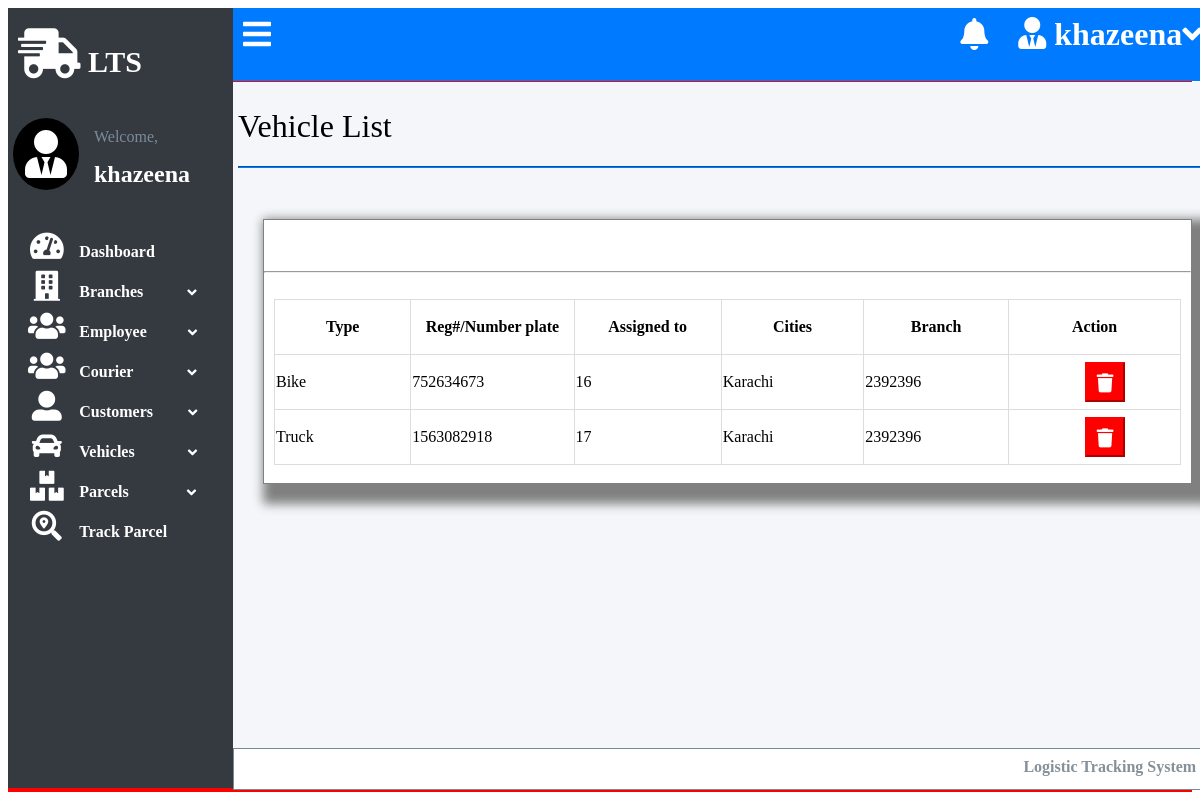
The app's page /list_vehicle.php (signed in) with its own data.
### tables this page shows
CREATE TABLE `vehicles` (
  `reg_no` int(11) NOT NULL,
  `typ` text NOT NULL,
  `city` text NOT NULL,
  `branch` int(11) NOT NULL,
  `dps_id` int(11) NOT NULL
);

### list_vehicle.php (the view, shortened to what this page needs)
<html lang="en">
<head>
    <link rel="stylesheet" type="text/css" href="styling.css"></link>
    <link rel="stylesheet" href="https://cdnjs.cloudflare.com/ajax/libs/font-awesome/5.15.3/css/all.min.css"/>
</head>
<body>
    <div class="container" >
      <div class="style" id="header">
           <span class=" fas fa-bars fa-2x" style="position:relative; top: 10; left:10;" onclick="myFun(this)" >
           </span>
         <span onclick="logout(this)">
          <span  class=" fas fa-user-tie fa-2x " style="float: right; margin-left: 30px; margin-right: 20px;margin-top: 9px;" >
          <?php echo htmlspecialchars($_SESSION["username"]); ?><span class=" fa fa-angle-down ml-2" style="position: relative; top: 1;">
           </span>
         </span>
          <span class="fas fa-bell fa-2x"style="float:right ;margin-top: 10px;"></span>
      </div>
        <div class="style" id="menu" >
            <div id="icon">
                 <a href="">
                   <span class="fas fa-shipping-fast" style="font-size: 50px; margin-top: 20px;margin-left: 5px;"></span>
                  </a>
                 <div class="text" > <b >LTS</b></div>
            </div>
            <div id="user">
              <span class="fas fa-user-tie fa-3x img"></span>
                <span class="clr">Welcome,</span>
                <h2 class="fsuser">
                <?php echo htmlspecialchars($_SESSION["username"]); ?></h2>
            </div>
            <br>
            <div class="elements" >
              <span class="fas fa-tachometer-alt h-and-w fa-fw fa-2x"  onclick="location.href='dashboard.php';">
              </span>
              <div class="text" >
                <a href="#">
                  <b  style="font-size: 16px;" onclick="location.href = 'dashboard.php';">
                    Dashboard
                  </b>
                </a>
            </div>
            </div>
            <div class="elements" >
              <span class="fas fa-building h-and-w fa-fw fa-2x"  onclick="Branches(this)">
              </span>
              <div class=" text" >
                <a href="#">
                  <b  style="font-size: 16px;" onclick="Branches(this)">
                    Branches
                  </b>
                </a>
                <span class="fa fa-angle-down ml-2 ar-h-w " onclick="Branches(this)" style="left: 40px;" >
                </span>
            </div>
            </div>
            <div class="elements" >
              <span class="fas fa-users h-and-w fa-fw fa-2x"  onclick="Branchstaff(this)">
              </span>
              <div class=" text" >
                <a href="#">
                  <b style="font-size: 16px;" onclick="Branchstaff(this)">
                    Employee
                  </b>
                </a>
                <span class="fa fa-angle-down ml-2 ar-h-w " onclick="Branchstaff(this)" style="left: 37px;" >
                </span>
            </div>
            </div>
           <div class="elements" >
              <span class="fas fa-users h-and-w fa-fw fa-2x"   onclick="dp(this)">
              </span>
              <div class=" text" >
                <a href="#">
                  <b style="font-size: 16px;" onclick="dp(this)">
                   Courier
                  </b>
                </a>
                <span class="fa fa-angle-down ml-2 ar-h-w " onclick="dp(this)" style="left: 50px;" >
                </span>
            </div>
            </div>
            <div class="elements" >
              <span class="fas fa-user-alt h-and-w fa-fw fa-2x"  onclick="customers(this)">
              </span>
              <div class='text' >
                <a href="#">
                  <b  style="font-size: 16px;" onclick="customers(this)">
                    Customers
                  </b>
                </a>
                <span class="fa fa-angle-down ml-2 ar-h-w " onclick="customers(this)" style="left: 31px;" >
                </span>
            </div>
            </div>
<div class="elements" >
  <span class="fas fa-car h-and-w fa-fw fa-2x"  onclick="vehicles(this)">
  </span>
  <div class="text" >
    <a href="#">
      <b  style="font-size: 16px;" onclick="vehicles(this)">
        Vehicles
      </b>
    </a>
    <span class="fa fa-angle-down ml-2 ar-h-w " onclick="vehicles(this)" style="left: 49px;" >
    </span>
</div>
</div>
<div class="elements" >
  <span class="fas fa-boxes h-and-w fa-fw fa-2x"  onclick="parcels(this)">
  </span>
  <div class=" text" >
    <a href="#">
      <b  style="font-size: 16px;" onclick="parcels(this)">
        Parcels
      </b>
    </a>
    <span class="fa fa-angle-down ml-2 ar-h-w " onclick="parcels(this)" style="left: 54px;" >
    </span>
</div>
</div>
            <div class="elements" >
              <span class="fas fa-search-location h-and-w fa-fw fa-2x"  onclick="location.href='track_parcel.php';">
              </span>
              <div class=" text" >
                <a href="#">
                  <b  style="font-size: 16px;"  onclick="location.href='track_parcel.php';"  >
                    Track Parcel
                  </b>
                </a>
            </div>
            </div>
          </div>
       <div id="main">
        <h1 style="font-weight:normal;">Vehicle List</h1>
           <hr style="border-color:rgba(0,123,255,255);">
          <br>
          <div style="background-color:white; margin: 25px 25px; border:1px solid grey; box-shadow:10px 10px 10px 10px grey;" >
          <a href="add_vehicle.php">
          <button style="margin-left:960px; margin-top:10px; margin-bottom:3px; border-color:rgba(0,123,255,255); height:30px"> <b style="font-size:15px"> + </b>Add New</button></a>
         <hr style="border=color:rgb(211,211,211)"><br>
           <table style="border-collapse: collapse;margin-left:10px;margin-right:10px  ">
           <tr>
               <th>Type</th>
               <th >Reg#/Number plate</th>
               <th >Assigned to</th>
               <th >Cities</th>
               <th>Branch</th>
               <th  >Action</th>
           </tr>
           <?php
$conn = mysqli_connect("localhost", "root", "", "lts_db");
$sql = "SELECT typ,reg_no,city,dps_id,branch FROM vehicles";
$result = $conn->query($sql);
if ($result->num_rows > 0) {
while($row = $result->fetch_assoc()) {
  ?>
<tr>
<td><?php echo $row['typ'];?></td>
<td><?php echo $row['reg_no'];?></td>
<td><?php echo $row['dps_id'];?></td>
<td><?php echo $row['city'];?></td>
<td><?php echo $row['branch'];?></td>
<td>
<a href="del_vcl.php?reg_no=<?php echo $row['reg_no']; ?>">
<button style="height:40px;background-color:red;border-color:red;width:40px;margin-left:75px">
<i class="fas fa-trash" style="color:white; font-size:19px"></i>
</button>
</a>
</td>
</tr>
<?php
}
echo "</table>";
}
else
 echo " No results";
?>
        <br>
          </div>
         </div>
       <div  id="footer">
        <b id="right-center">
        Logistic Tracking System
     </div>
    </div>
</body>
</html>

### styling.css (style rules this page uses)
body { overflow-y: hidden; }
.container { background-color:red; display: grid; grid-template-areas: 'menu header ' 'menu main ' 'menu footer'; height: 100%; }
.style { color: white; }
#menu { background-color:rgba(52,58,64,255); grid-area: menu; width: 220px; border-left: 5px solid rgba(52,58,64,255) ; height: 97.5vh; position: sticky; top: 0; overflow-y: scroll; overflow-x: hidden; transition: 0.3s; }
#main { background-color: rgba(244,246,249,255); grid-area: main; border:5px solid rgba(244,246,249,255) ; position:relative; transition: margin-left 0.3s; min-width: 81.6vw; height: 82vh; overflow-y: scroll; }
#footer { position: sticky; bottom: 0; border: 0.5px solid lightslategray; background-color: rgba(255,255,255,255); height: 5vh; color:rgba(134,144,153,255); text-align: right; grid-area: footer; min-width: 5vw; }
#header { position: sticky; top: 0; z-index: 1; background-color: rgba(0,123,255,255); height:9.1vh; grid-area: header; min-width:5vw; float: right; }
#icon { height: 80px; font-size: 30px; margin-bottom: 30px; }
.img { background:black; border-radius: 100%; text-align: center; vertical-align: bottom; padding: 12px; float: left; }
.elements { margin-top: 10px; font-size: 15px; }
.text { display:inline; }
.h-and-w { height: 30px; width: 30px; margin-left: 15px; margin-right:10px ; }
.fsuser { position: relative; right: -15; top:5; }
#user { vertical-align: middle; text-align: left; }
.clr { display: inline-block; color: rgba(125,139,153,255); position: relative; right: -15; top:10; }
#right-center { position: relative; bottom: -9; right: 25; }
a { text-decoration: none; color: white; }
.ar-h-w { height: 15px; width: 15px; margin-top: 10px; position: relative; bottom: -1.5px; }
th,td { border: 1px solid #dddddd;border-collapse: collapse; height:55px;width:18vw }

### records on screen
vehicles: typ "Bike", reg_no "752634673", dps "16", city "Karachi", branch "2392396"
vehicles: typ "Truck", reg_no "1563082918", dps "17", city "Karachi", branch "2392396"

### other values on screen
$_SESSION["username"] "khazeena"
